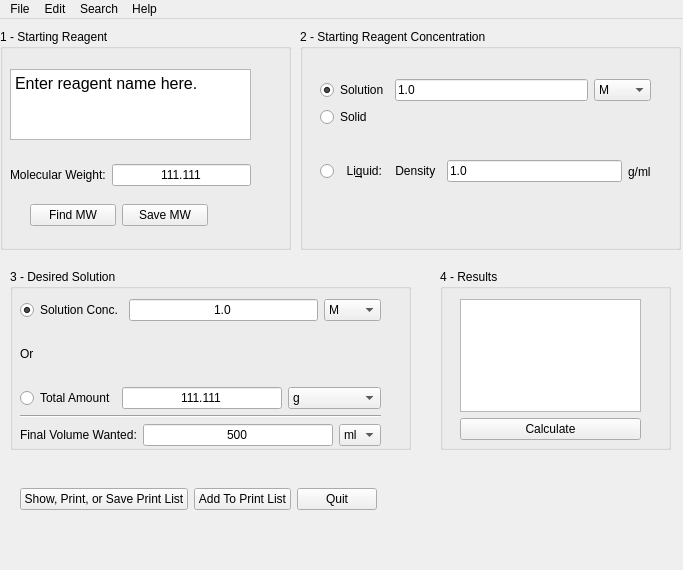
<?xml version="1.0" encoding="UTF-8"?>
<ui version="4.0">
 <class>MainWindow</class>
 <widget class="QMainWindow" name="MainWindow">
  <property name="geometry">
   <rect>
    <x>0</x>
    <y>0</y>
    <width>683</width>
    <height>570</height>
   </rect>
  </property>
  <property name="windowTitle">
   <string>MainWindow</string>
  </property>
  <property name="windowIcon">
   <iconset resource="resources.qrc">
    <normaloff>:/chemcalc_icon_120.svg</normaloff>:/chemcalc_icon_120.svg</iconset>
  </property>
  <widget class="QWidget" name="centralwidget">
   <widget class="QGroupBox" name="groupBox_1_StartingReagent">
    <property name="geometry">
     <rect>
      <x>0</x>
      <y>10</y>
      <width>291</width>
      <height>221</height>
     </rect>
    </property>
    <property name="title">
     <string>1 - Starting Reagent</string>
    </property>
    <widget class="QTextEdit" name="textEdit_StartingReagent">
     <property name="geometry">
      <rect>
       <x>10</x>
       <y>40</y>
       <width>241</width>
       <height>71</height>
      </rect>
     </property>
     <property name="html">
      <string>&lt;!DOCTYPE HTML PUBLIC &quot;-//W3C//DTD HTML 4.0//EN&quot; &quot;http://www.w3.org/TR/REC-html40/strict.dtd&quot;&gt;
&lt;html&gt;&lt;head&gt;&lt;meta name=&quot;qrichtext&quot; content=&quot;1&quot; /&gt;&lt;meta charset=&quot;utf-8&quot; /&gt;&lt;style type=&quot;text/css&quot;&gt;
p, li { white-space: pre-wrap; }
hr { height: 1px; border-width: 0; }
li.unchecked::marker { content: &quot;\2610&quot;; }
li.checked::marker { content: &quot;\2612&quot;; }
&lt;/style&gt;&lt;/head&gt;&lt;body style=&quot; font-family:'DejaVu Sans'; font-size:12pt; font-weight:400; font-style:normal;&quot;&gt;
&lt;p style=&quot; margin-top:0px; margin-bottom:0px; margin-left:0px; margin-right:0px; -qt-block-indent:0; text-indent:0px;&quot;&gt;&lt;span style=&quot; font-family:'Noto Sans';&quot;&gt;Enter reagent name here.&lt;/span&gt;&lt;/p&gt;&lt;/body&gt;&lt;/html&gt;</string>
     </property>
     <property name="placeholderText">
      <string/>
     </property>
    </widget>
    <widget class="QWidget" name="layoutWidget">
     <property name="geometry">
      <rect>
       <x>10</x>
       <y>130</y>
       <width>241</width>
       <height>32</height>
      </rect>
     </property>
     <layout class="QHBoxLayout" name="horizontalLayout_6">
      <item>
       <widget class="QLabel" name="label_MW">
        <property name="text">
         <string>Molecular Weight:</string>
        </property>
        <property name="buddy">
         <cstring>lineEdit_MW</cstring>
        </property>
       </widget>
      </item>
      <item>
       <widget class="QLineEdit" name="lineEdit_MW">
        <property name="text">
         <string>111.111</string>
        </property>
        <property name="alignment">
         <set>Qt::AlignmentFlag::AlignCenter</set>
        </property>
       </widget>
      </item>
     </layout>
    </widget>
    <widget class="QWidget" name="layoutWidget_2">
     <property name="geometry">
      <rect>
       <x>30</x>
       <y>170</y>
       <width>178</width>
       <height>32</height>
      </rect>
     </property>
     <layout class="QHBoxLayout" name="horizontalLayout_2">
      <item>
       <widget class="QPushButton" name="pushButton_FindMW">
        <property name="text">
         <string>Find MW</string>
        </property>
       </widget>
      </item>
      <item>
       <widget class="QPushButton" name="pushButton_SaveMW">
        <property name="text">
         <string>Save MW</string>
        </property>
       </widget>
      </item>
     </layout>
    </widget>
   </widget>
   <widget class="QGroupBox" name="groupBox_3_DesiredSolution">
    <property name="geometry">
     <rect>
      <x>10</x>
      <y>250</y>
      <width>401</width>
      <height>181</height>
     </rect>
    </property>
    <property name="title">
     <string>3 - Desired Solution</string>
    </property>
    <widget class="QWidget" name="layoutWidget">
     <property name="geometry">
      <rect>
       <x>10</x>
       <y>30</y>
       <width>361</width>
       <height>147</height>
      </rect>
     </property>
     <layout class="QVBoxLayout" name="verticalLayout_2">
      <item>
       <layout class="QHBoxLayout" name="horizontalLayout_3">
        <item>
         <widget class="QRadioButton" name="radioButton_DesiredSolution">
          <property name="text">
           <string>Solution Conc.</string>
          </property>
          <property name="checked">
           <bool>true</bool>
          </property>
         </widget>
        </item>
        <item>
         <widget class="QLineEdit" name="lineEdit_DesiredSolution">
          <property name="text">
           <string>1.0</string>
          </property>
          <property name="alignment">
           <set>Qt::AlignmentFlag::AlignCenter</set>
          </property>
         </widget>
        </item>
        <item>
         <widget class="QComboBox" name="comboBox_DesiredSolutionSuffix">
          <item>
           <property name="text">
            <string>M</string>
           </property>
          </item>
          <item>
           <property name="text">
            <string>mM</string>
           </property>
          </item>
          <item>
           <property name="text">
            <string>uM</string>
           </property>
          </item>
          <item>
           <property name="text">
            <string>nM</string>
           </property>
          </item>
          <item>
           <property name="text">
            <string>pM</string>
           </property>
          </item>
          <item>
           <property name="text">
            <string>fM</string>
           </property>
          </item>
          <item>
           <property name="text">
            <string>%</string>
           </property>
          </item>
          <item>
           <property name="text">
            <string>g/L</string>
           </property>
          </item>
          <item>
           <property name="text">
            <string>mg/L</string>
           </property>
          </item>
          <item>
           <property name="text">
            <string>ug/L</string>
           </property>
          </item>
          <item>
           <property name="text">
            <string>ng/L</string>
           </property>
          </item>
          <item>
           <property name="text">
            <string>pg/L</string>
           </property>
          </item>
          <item>
           <property name="text">
            <string>fg/L</string>
           </property>
          </item>
         </widget>
        </item>
       </layout>
      </item>
      <item>
       <widget class="QLabel" name="label_Or">
        <property name="text">
         <string>Or</string>
        </property>
       </widget>
      </item>
      <item>
       <layout class="QHBoxLayout" name="horizontalLayout_4">
        <item>
         <widget class="QRadioButton" name="radioButton_TotalAmount">
          <property name="text">
           <string>Total Amount</string>
          </property>
         </widget>
        </item>
        <item>
         <widget class="QLineEdit" name="lineEdit_TotalAmount">
          <property name="text">
           <string>111.111</string>
          </property>
          <property name="alignment">
           <set>Qt::AlignmentFlag::AlignCenter</set>
          </property>
         </widget>
        </item>
        <item>
         <widget class="QComboBox" name="comboBox_TotalAmountSuffix">
          <item>
           <property name="text">
            <string>g</string>
           </property>
          </item>
          <item>
           <property name="text">
            <string>mg</string>
           </property>
          </item>
          <item>
           <property name="text">
            <string>ug</string>
           </property>
          </item>
          <item>
           <property name="text">
            <string>moles</string>
           </property>
          </item>
          <item>
           <property name="text">
            <string>millimoles</string>
           </property>
          </item>
          <item>
           <property name="text">
            <string>micromoles</string>
           </property>
          </item>
         </widget>
        </item>
       </layout>
      </item>
      <item>
       <widget class="Line" name="line">
        <property name="orientation">
         <enum>Qt::Orientation::Horizontal</enum>
        </property>
       </widget>
      </item>
      <item>
       <layout class="QHBoxLayout" name="horizontalLayout_5">
        <item>
         <widget class="QLabel" name="label_FinalVolume">
          <property name="text">
           <string>Final Volume Wanted:</string>
          </property>
         </widget>
        </item>
        <item>
         <widget class="QLineEdit" name="lineEdit_DesiredVolume">
          <property name="text">
           <string>500</string>
          </property>
          <property name="alignment">
           <set>Qt::AlignmentFlag::AlignCenter</set>
          </property>
         </widget>
        </item>
        <item>
         <widget class="QComboBox" name="comboBox_DesiredVolumeSuffix">
          <property name="currentText">
           <string>ml</string>
          </property>
          <item>
           <property name="text">
            <string>ml</string>
           </property>
          </item>
          <item>
           <property name="text">
            <string>L</string>
           </property>
          </item>
          <item>
           <property name="text">
            <string>ul</string>
           </property>
          </item>
         </widget>
        </item>
       </layout>
      </item>
     </layout>
    </widget>
   </widget>
   <widget class="QGroupBox" name="groupBox_4_Results">
    <property name="geometry">
     <rect>
      <x>440</x>
      <y>250</y>
      <width>231</width>
      <height>181</height>
     </rect>
    </property>
    <property name="title">
     <string>4 - Results</string>
    </property>
    <widget class="QWidget" name="layoutWidget">
     <property name="geometry">
      <rect>
       <x>20</x>
       <y>30</y>
       <width>181</width>
       <height>141</height>
      </rect>
     </property>
     <layout class="QVBoxLayout" name="verticalLayout">
      <item>
       <widget class="QTextEdit" name="textEdit_Results"/>
      </item>
      <item>
       <widget class="QPushButton" name="pushButton_Calculate">
        <property name="text">
         <string>Calculate</string>
        </property>
       </widget>
      </item>
     </layout>
    </widget>
   </widget>
   <widget class="QWidget" name="layoutWidget">
    <property name="geometry">
     <rect>
      <x>20</x>
      <y>460</y>
      <width>591</width>
      <height>41</height>
     </rect>
    </property>
    <layout class="QHBoxLayout" name="horizontalLayout">
     <item>
      <widget class="QPushButton" name="pushButton_Show">
       <property name="text">
        <string>Show, Print, or Save Print List</string>
       </property>
      </widget>
     </item>
     <item>
      <widget class="QPushButton" name="pushButton_AddToPrintList">
       <property name="text">
        <string>Add To Print List</string>
       </property>
      </widget>
     </item>
     <item>
      <widget class="QPushButton" name="pushButton_Quit">
       <property name="text">
        <string>Quit</string>
       </property>
      </widget>
     </item>
     <item>
      <spacer name="horizontalSpacer_2">
       <property name="orientation">
        <enum>Qt::Orientation::Horizontal</enum>
       </property>
       <property name="sizeHint" stdset="0">
        <size>
         <width>98</width>
         <height>20</height>
        </size>
       </property>
      </spacer>
     </item>
    </layout>
   </widget>
   <widget class="QGroupBox" name="groupBox_2_StartingReagent">
    <property name="geometry">
     <rect>
      <x>300</x>
      <y>10</y>
      <width>381</width>
      <height>221</height>
     </rect>
    </property>
    <property name="title">
     <string>2 - Starting Reagent Concentration</string>
    </property>
    <widget class="QWidget" name="layoutWidget">
     <property name="geometry">
      <rect>
       <x>20</x>
       <y>50</y>
       <width>331</width>
       <height>131</height>
      </rect>
     </property>
     <layout class="QVBoxLayout" name="verticalLayout_3">
      <item>
       <layout class="QHBoxLayout" name="horizontalLayout_7">
        <item>
         <widget class="QRadioButton" name="radioButton_StartingSolution">
          <property name="text">
           <string>Solution</string>
          </property>
          <property name="checked">
           <bool>true</bool>
          </property>
         </widget>
        </item>
        <item>
         <widget class="QLineEdit" name="lineEdit_StartingSolution">
          <property name="text">
           <string>1.0</string>
          </property>
          <property name="maxLength">
           <number>32767</number>
          </property>
          <property name="placeholderText">
           <string/>
          </property>
         </widget>
        </item>
        <item>
         <widget class="QComboBox" name="comboBox_StartingSolutionSuffix">
          <item>
           <property name="text">
            <string>M</string>
           </property>
          </item>
          <item>
           <property name="text">
            <string>mM</string>
           </property>
          </item>
          <item>
           <property name="text">
            <string>uM</string>
           </property>
          </item>
          <item>
           <property name="text">
            <string>nM</string>
           </property>
          </item>
          <item>
           <property name="text">
            <string>pM</string>
           </property>
          </item>
          <item>
           <property name="text">
            <string>fM</string>
           </property>
          </item>
          <item>
           <property name="text">
            <string>%</string>
           </property>
          </item>
          <item>
           <property name="text">
            <string>g/L</string>
           </property>
          </item>
          <item>
           <property name="text">
            <string>mg/L</string>
           </property>
          </item>
          <item>
           <property name="text">
            <string>ug/L</string>
           </property>
          </item>
          <item>
           <property name="text">
            <string>ng/L</string>
           </property>
          </item>
          <item>
           <property name="text">
            <string>pg/L</string>
           </property>
          </item>
          <item>
           <property name="text">
            <string>fg/L</string>
           </property>
          </item>
         </widget>
        </item>
       </layout>
      </item>
      <item>
       <widget class="QRadioButton" name="radioButton_Solid">
        <property name="text">
         <string>Solid</string>
        </property>
       </widget>
      </item>
      <item>
       <layout class="QHBoxLayout" name="horizontalLayout_8">
        <item>
         <widget class="QRadioButton" name="radioButton_Liquid">
          <property name="text">
           <string>  Li&amp;quid:    Density</string>
          </property>
          <property name="checked">
           <bool>false</bool>
          </property>
         </widget>
        </item>
        <item>
         <widget class="QLineEdit" name="lineEdit_Density">
          <property name="text">
           <string>1.0</string>
          </property>
         </widget>
        </item>
        <item>
         <widget class="QLabel" name="label_g_ml">
          <property name="text">
           <string>g/ml</string>
          </property>
         </widget>
        </item>
       </layout>
      </item>
     </layout>
    </widget>
   </widget>
   <zorder>groupBox_3_DesiredSolution</zorder>
   <zorder>groupBox_4_Results</zorder>
   <zorder>layoutWidget</zorder>
   <zorder>groupBox_1_StartingReagent</zorder>
   <zorder>groupBox_2_StartingReagent</zorder>
  </widget>
  <widget class="QMenuBar" name="menubar">
   <property name="geometry">
    <rect>
     <x>0</x>
     <y>0</y>
     <width>683</width>
     <height>24</height>
    </rect>
   </property>
   <widget class="QMenu" name="menuFile">
    <property name="title">
     <string>File</string>
    </property>
    <addaction name="actionQuit"/>
   </widget>
   <widget class="QMenu" name="menuEdit">
    <property name="title">
     <string>Edit</string>
    </property>
    <addaction name="actionDatabase"/>
    <addaction name="actionPreferences"/>
   </widget>
   <widget class="QMenu" name="menuHelp">
    <property name="title">
     <string>Help</string>
    </property>
    <addaction name="actionChemCalc_Help"/>
    <addaction name="actionAbout_ChemCalc"/>
   </widget>
   <widget class="QMenu" name="menuSearch">
    <property name="title">
     <string>Search</string>
    </property>
    <addaction name="actionEnterez_Search"/>
    <addaction name="actionOpen_PubChem_Website"/>
   </widget>
   <addaction name="menuFile"/>
   <addaction name="menuEdit"/>
   <addaction name="menuSearch"/>
   <addaction name="menuHelp"/>
  </widget>
  <action name="actionDatabase">
   <property name="text">
    <string>&amp;Database</string>
   </property>
   <property name="toolTip">
    <string>Edit Database</string>
   </property>
  </action>
  <action name="actionChemCalc_Help">
   <property name="text">
    <string>&amp;Molehill Help</string>
   </property>
  </action>
  <action name="actionAbout_ChemCalc">
   <property name="text">
    <string>&amp;About Molehill</string>
   </property>
  </action>
  <action name="actionQuit">
   <property name="text">
    <string>&amp;Quit</string>
   </property>
   <property name="menuRole">
    <enum>QAction::MenuRole::TextHeuristicRole</enum>
   </property>
  </action>
  <action name="actionOpen_PubChem_Website">
   <property name="text">
    <string>&amp;Open PubChem Website</string>
   </property>
  </action>
  <action name="actionEnterez_Search">
   <property name="text">
    <string>&amp;Enterez Search</string>
   </property>
  </action>
  <action name="actionPreferences">
   <property name="text">
    <string>Preferences</string>
   </property>
  </action>
 </widget>
 <resources>
  <include location="resources.qrc"/>
 </resources>
 <connections/>
 <slots>
  <signal>signal1_CB()</signal>
  <slot>slot1()</slot>
 </slots>
</ui>
